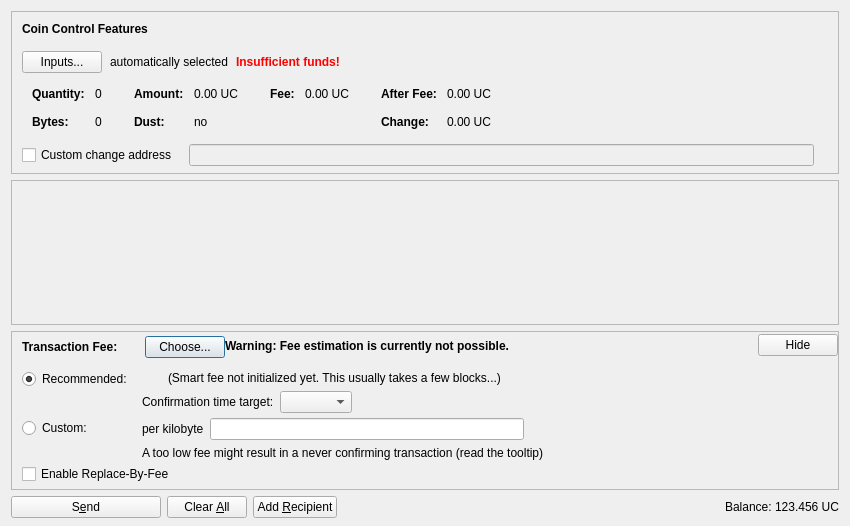
<?xml version="1.0" encoding="UTF-8"?>
<ui version="4.0">
 <class>SendCoinsDialog</class>
 <widget class="QDialog" name="SendCoinsDialog">
  <property name="geometry">
   <rect>
    <x>0</x>
    <y>0</y>
    <width>850</width>
    <height>526</height>
   </rect>
  </property>
  <property name="windowTitle">
   <string>Send Coins</string>
  </property>
  <layout class="QVBoxLayout" name="verticalLayout" stretch="0,1,0,0">
   <property name="bottomMargin">
    <number>8</number>
   </property>
   <item>
    <widget class="QFrame" name="frameCoinControl">
     <property name="sizePolicy">
      <sizepolicy hsizetype="Expanding" vsizetype="Expanding">
       <horstretch>0</horstretch>
       <verstretch>0</verstretch>
      </sizepolicy>
     </property>
     <property name="maximumSize">
      <size>
       <width>16777215</width>
       <height>16777215</height>
      </size>
     </property>
     <property name="frameShape">
      <enum>QFrame::StyledPanel</enum>
     </property>
     <property name="frameShadow">
      <enum>QFrame::Sunken</enum>
     </property>
     <layout class="QVBoxLayout" name="verticalLayoutCoinControl2">
      <property name="spacing">
       <number>0</number>
      </property>
      <property name="leftMargin">
       <number>0</number>
      </property>
      <property name="topMargin">
       <number>0</number>
      </property>
      <property name="rightMargin">
       <number>0</number>
      </property>
      <property name="bottomMargin">
       <number>6</number>
      </property>
      <item>
       <layout class="QVBoxLayout" name="verticalLayoutCoinControl" stretch="0,0,0,0,1">
        <property name="spacing">
         <number>0</number>
        </property>
        <property name="leftMargin">
         <number>10</number>
        </property>
        <property name="topMargin">
         <number>10</number>
        </property>
        <item>
         <layout class="QHBoxLayout" name="horizontalLayoutCoinControl1">
          <property name="bottomMargin">
           <number>15</number>
          </property>
          <item>
           <widget class="QLabel" name="labelCoinControlFeatures">
            <property name="sizePolicy">
             <sizepolicy hsizetype="Preferred" vsizetype="Maximum">
              <horstretch>0</horstretch>
              <verstretch>0</verstretch>
             </sizepolicy>
            </property>
            <property name="font">
             <font>
              <weight>75</weight>
              <bold>true</bold>
             </font>
            </property>
            <property name="styleSheet">
             <string notr="true">font-weight:bold;</string>
            </property>
            <property name="text">
             <string>Coin Control Features</string>
            </property>
           </widget>
          </item>
         </layout>
        </item>
        <item>
         <layout class="QHBoxLayout" name="horizontalLayoutCoinControl2" stretch="0,0,0,0">
          <property name="spacing">
           <number>8</number>
          </property>
          <property name="bottomMargin">
           <number>10</number>
          </property>
          <item>
           <widget class="QPushButton" name="pushButtonCoinControl">
            <property name="styleSheet">
             <string notr="true"/>
            </property>
            <property name="text">
             <string>Inputs...</string>
            </property>
            <property name="autoDefault">
             <bool>false</bool>
            </property>
           </widget>
          </item>
          <item>
           <widget class="QLabel" name="labelCoinControlAutomaticallySelected">
            <property name="text">
             <string>automatically selected</string>
            </property>
            <property name="margin">
             <number>5</number>
            </property>
           </widget>
          </item>
          <item>
           <widget class="QLabel" name="labelCoinControlInsuffFunds">
            <property name="font">
             <font>
              <weight>75</weight>
              <bold>true</bold>
             </font>
            </property>
            <property name="styleSheet">
             <string notr="true">color:red;font-weight:bold;</string>
            </property>
            <property name="text">
             <string>Insufficient funds!</string>
            </property>
            <property name="margin">
             <number>5</number>
            </property>
           </widget>
          </item>
          <item>
           <spacer name="horizontalSpacerCoinControl">
            <property name="orientation">
             <enum>Qt::Horizontal</enum>
            </property>
            <property name="sizeHint" stdset="0">
             <size>
              <width>40</width>
              <height>1</height>
             </size>
            </property>
           </spacer>
          </item>
         </layout>
        </item>
        <item>
         <widget class="QWidget" name="widgetCoinControl" native="true">
          <property name="sizePolicy">
           <sizepolicy hsizetype="Preferred" vsizetype="Preferred">
            <horstretch>0</horstretch>
            <verstretch>0</verstretch>
           </sizepolicy>
          </property>
          <property name="minimumSize">
           <size>
            <width>0</width>
            <height>0</height>
           </size>
          </property>
          <property name="styleSheet">
           <string notr="true"/>
          </property>
          <layout class="QHBoxLayout" name="horizontalLayoutCoinControl5">
           <property name="leftMargin">
            <number>0</number>
           </property>
           <property name="topMargin">
            <number>0</number>
           </property>
           <property name="rightMargin">
            <number>0</number>
           </property>
           <property name="bottomMargin">
            <number>0</number>
           </property>
           <item>
            <layout class="QHBoxLayout" name="horizontalLayoutCoinControl3" stretch="0,0,0,1">
             <property name="spacing">
              <number>20</number>
             </property>
             <property name="topMargin">
              <number>0</number>
             </property>
             <property name="bottomMargin">
              <number>10</number>
             </property>
             <item>
              <layout class="QFormLayout" name="formLayoutCoinControl1">
               <property name="horizontalSpacing">
                <number>10</number>
               </property>
               <property name="verticalSpacing">
                <number>14</number>
               </property>
               <property name="leftMargin">
                <number>10</number>
               </property>
               <property name="topMargin">
                <number>4</number>
               </property>
               <property name="rightMargin">
                <number>6</number>
               </property>
               <item row="0" column="0">
                <widget class="QLabel" name="labelCoinControlQuantityText">
                 <property name="font">
                  <font>
                   <weight>75</weight>
                   <bold>true</bold>
                  </font>
                 </property>
                 <property name="text">
                  <string>Quantity:</string>
                 </property>
                 <property name="margin">
                  <number>0</number>
                 </property>
                </widget>
               </item>
               <item row="0" column="1">
                <widget class="QLabel" name="labelCoinControlQuantity">
                 <property name="cursor">
                  <cursorShape>IBeamCursor</cursorShape>
                 </property>
                 <property name="contextMenuPolicy">
                  <enum>Qt::ActionsContextMenu</enum>
                 </property>
                 <property name="text">
                  <string notr="true">0</string>
                 </property>
                 <property name="margin">
                  <number>0</number>
                 </property>
                 <property name="textInteractionFlags">
                  <set>Qt::LinksAccessibleByMouse|Qt::TextSelectableByKeyboard|Qt::TextSelectableByMouse</set>
                 </property>
                </widget>
               </item>
               <item row="1" column="0">
                <widget class="QLabel" name="labelCoinControlBytesText">
                 <property name="font">
                  <font>
                   <weight>75</weight>
                   <bold>true</bold>
                  </font>
                 </property>
                 <property name="text">
                  <string>Bytes:</string>
                 </property>
                </widget>
               </item>
               <item row="1" column="1">
                <widget class="QLabel" name="labelCoinControlBytes">
                 <property name="cursor">
                  <cursorShape>IBeamCursor</cursorShape>
                 </property>
                 <property name="contextMenuPolicy">
                  <enum>Qt::ActionsContextMenu</enum>
                 </property>
                 <property name="text">
                  <string notr="true">0</string>
                 </property>
                 <property name="textInteractionFlags">
                  <set>Qt::LinksAccessibleByMouse|Qt::TextSelectableByKeyboard|Qt::TextSelectableByMouse</set>
                 </property>
                </widget>
               </item>
              </layout>
             </item>
             <item>
              <layout class="QFormLayout" name="formLayoutCoinControl2">
               <property name="horizontalSpacing">
                <number>10</number>
               </property>
               <property name="verticalSpacing">
                <number>14</number>
               </property>
               <property name="leftMargin">
                <number>6</number>
               </property>
               <property name="topMargin">
                <number>4</number>
               </property>
               <property name="rightMargin">
                <number>6</number>
               </property>
               <item row="0" column="0">
                <widget class="QLabel" name="labelCoinControlAmountText">
                 <property name="font">
                  <font>
                   <weight>75</weight>
                   <bold>true</bold>
                  </font>
                 </property>
                 <property name="text">
                  <string>Amount:</string>
                 </property>
                 <property name="margin">
                  <number>0</number>
                 </property>
                </widget>
               </item>
               <item row="0" column="1">
                <widget class="QLabel" name="labelCoinControlAmount">
                 <property name="cursor">
                  <cursorShape>IBeamCursor</cursorShape>
                 </property>
                 <property name="contextMenuPolicy">
                  <enum>Qt::ActionsContextMenu</enum>
                 </property>
                 <property name="text">
                  <string notr="true">0.00 UC</string>
                 </property>
                 <property name="textInteractionFlags">
                  <set>Qt::LinksAccessibleByMouse|Qt::TextSelectableByKeyboard|Qt::TextSelectableByMouse</set>
                 </property>
                </widget>
               </item>
               <item row="1" column="0">
                <widget class="QLabel" name="labelCoinControlLowOutputText">
                 <property name="font">
                  <font>
                   <weight>75</weight>
                   <bold>true</bold>
                  </font>
                 </property>
                 <property name="text">
                  <string>Dust:</string>
                 </property>
                </widget>
               </item>
               <item row="1" column="1">
                <widget class="QLabel" name="labelCoinControlLowOutput">
                 <property name="cursor">
                  <cursorShape>IBeamCursor</cursorShape>
                 </property>
                 <property name="contextMenuPolicy">
                  <enum>Qt::ActionsContextMenu</enum>
                 </property>
                 <property name="text">
                  <string notr="true">no</string>
                 </property>
                 <property name="textInteractionFlags">
                  <set>Qt::LinksAccessibleByMouse|Qt::TextSelectableByKeyboard|Qt::TextSelectableByMouse</set>
                 </property>
                </widget>
               </item>
              </layout>
             </item>
             <item>
              <layout class="QFormLayout" name="formLayoutCoinControl3">
               <property name="horizontalSpacing">
                <number>10</number>
               </property>
               <property name="verticalSpacing">
                <number>14</number>
               </property>
               <property name="leftMargin">
                <number>6</number>
               </property>
               <property name="topMargin">
                <number>4</number>
               </property>
               <property name="rightMargin">
                <number>6</number>
               </property>
               <item row="0" column="0">
                <widget class="QLabel" name="labelCoinControlFeeText">
                 <property name="font">
                  <font>
                   <weight>75</weight>
                   <bold>true</bold>
                  </font>
                 </property>
                 <property name="text">
                  <string>Fee:</string>
                 </property>
                 <property name="margin">
                  <number>0</number>
                 </property>
                </widget>
               </item>
               <item row="0" column="1">
                <widget class="QLabel" name="labelCoinControlFee">
                 <property name="cursor">
                  <cursorShape>IBeamCursor</cursorShape>
                 </property>
                 <property name="contextMenuPolicy">
                  <enum>Qt::ActionsContextMenu</enum>
                 </property>
                 <property name="text">
                  <string notr="true">0.00 UC</string>
                 </property>
                 <property name="textInteractionFlags">
                  <set>Qt::LinksAccessibleByMouse|Qt::TextSelectableByKeyboard|Qt::TextSelectableByMouse</set>
                 </property>
                </widget>
               </item>
              </layout>
             </item>
             <item>
              <layout class="QFormLayout" name="formLayoutCoinControl4">
               <property name="horizontalSpacing">
                <number>10</number>
               </property>
               <property name="verticalSpacing">
                <number>14</number>
               </property>
               <property name="leftMargin">
                <number>6</number>
               </property>
               <property name="topMargin">
                <number>4</number>
               </property>
               <property name="rightMargin">
                <number>6</number>
               </property>
               <item row="0" column="0">
                <widget class="QLabel" name="labelCoinControlAfterFeeText">
                 <property name="font">
                  <font>
                   <weight>75</weight>
                   <bold>true</bold>
                  </font>
                 </property>
                 <property name="text">
                  <string>After Fee:</string>
                 </property>
                 <property name="margin">
                  <number>0</number>
                 </property>
                </widget>
               </item>
               <item row="0" column="1">
                <widget class="QLabel" name="labelCoinControlAfterFee">
                 <property name="cursor">
                  <cursorShape>IBeamCursor</cursorShape>
                 </property>
                 <property name="contextMenuPolicy">
                  <enum>Qt::ActionsContextMenu</enum>
                 </property>
                 <property name="text">
                  <string notr="true">0.00 UC</string>
                 </property>
                 <property name="textInteractionFlags">
                  <set>Qt::LinksAccessibleByMouse|Qt::TextSelectableByKeyboard|Qt::TextSelectableByMouse</set>
                 </property>
                </widget>
               </item>
               <item row="1" column="0">
                <widget class="QLabel" name="labelCoinControlChangeText">
                 <property name="font">
                  <font>
                   <weight>75</weight>
                   <bold>true</bold>
                  </font>
                 </property>
                 <property name="text">
                  <string>Change:</string>
                 </property>
                </widget>
               </item>
               <item row="1" column="1">
                <widget class="QLabel" name="labelCoinControlChange">
                 <property name="cursor">
                  <cursorShape>IBeamCursor</cursorShape>
                 </property>
                 <property name="contextMenuPolicy">
                  <enum>Qt::ActionsContextMenu</enum>
                 </property>
                 <property name="text">
                  <string notr="true">0.00 UC</string>
                 </property>
                 <property name="textInteractionFlags">
                  <set>Qt::LinksAccessibleByMouse|Qt::TextSelectableByKeyboard|Qt::TextSelectableByMouse</set>
                 </property>
                </widget>
               </item>
              </layout>
             </item>
            </layout>
           </item>
          </layout>
         </widget>
        </item>
        <item>
         <layout class="QHBoxLayout" name="horizontalLayoutCoinControl4" stretch="0,0,0">
          <property name="spacing">
           <number>12</number>
          </property>
          <property name="sizeConstraint">
           <enum>QLayout::SetDefaultConstraint</enum>
          </property>
          <property name="topMargin">
           <number>5</number>
          </property>
          <property name="rightMargin">
           <number>5</number>
          </property>
          <item>
           <widget class="QCheckBox" name="checkBoxCoinControlChange">
            <property name="toolTip">
             <string>If this is activated, but the change address is empty or invalid, change will be sent to a newly generated address.</string>
            </property>
            <property name="text">
             <string>Custom change address</string>
            </property>
           </widget>
          </item>
          <item>
           <widget class="QValidatedLineEdit" name="lineEditCoinControlChange">
            <property name="enabled">
             <bool>false</bool>
            </property>
            <property name="sizePolicy">
             <sizepolicy hsizetype="Expanding" vsizetype="Fixed">
              <horstretch>0</horstretch>
              <verstretch>0</verstretch>
             </sizepolicy>
            </property>
           </widget>
          </item>
          <item>
           <widget class="QLabel" name="labelCoinControlChangeLabel">
            <property name="sizePolicy">
             <sizepolicy hsizetype="Preferred" vsizetype="Expanding">
              <horstretch>0</horstretch>
              <verstretch>0</verstretch>
             </sizepolicy>
            </property>
            <property name="minimumSize">
             <size>
              <width>0</width>
              <height>0</height>
             </size>
            </property>
            <property name="text">
             <string/>
            </property>
            <property name="margin">
             <number>3</number>
            </property>
           </widget>
          </item>
         </layout>
        </item>
        <item>
         <spacer name="verticalSpacerCoinControl">
          <property name="orientation">
           <enum>Qt::Vertical</enum>
          </property>
          <property name="sizeHint" stdset="0">
           <size>
            <width>800</width>
            <height>1</height>
           </size>
          </property>
         </spacer>
        </item>
       </layout>
      </item>
     </layout>
    </widget>
   </item>
   <item>
    <widget class="QScrollArea" name="scrollArea">
     <property name="widgetResizable">
      <bool>true</bool>
     </property>
     <widget class="QWidget" name="scrollAreaWidgetContents">
      <property name="geometry">
       <rect>
        <x>0</x>
        <y>0</y>
        <width>830</width>
        <height>104</height>
       </rect>
      </property>
      <layout class="QVBoxLayout" name="verticalLayout_2" stretch="0,1">
       <property name="leftMargin">
        <number>0</number>
       </property>
       <property name="topMargin">
        <number>0</number>
       </property>
       <property name="rightMargin">
        <number>0</number>
       </property>
       <property name="bottomMargin">
        <number>0</number>
       </property>
       <item>
        <layout class="QVBoxLayout" name="entries">
         <property name="spacing">
          <number>6</number>
         </property>
        </layout>
       </item>
       <item>
        <spacer name="verticalSpacer">
         <property name="orientation">
          <enum>Qt::Vertical</enum>
         </property>
         <property name="sizeHint" stdset="0">
          <size>
           <width>20</width>
           <height>40</height>
          </size>
         </property>
        </spacer>
       </item>
      </layout>
     </widget>
    </widget>
   </item>
   <item>
    <widget class="QFrame" name="frameFee">
     <property name="sizePolicy">
      <sizepolicy hsizetype="Expanding" vsizetype="Expanding">
       <horstretch>0</horstretch>
       <verstretch>0</verstretch>
      </sizepolicy>
     </property>
     <property name="maximumSize">
      <size>
       <width>16777215</width>
       <height>16777215</height>
      </size>
     </property>
     <property name="frameShape">
      <enum>QFrame::StyledPanel</enum>
     </property>
     <property name="frameShadow">
      <enum>QFrame::Sunken</enum>
     </property>
     <layout class="QVBoxLayout" name="verticalLayoutFee1">
      <property name="spacing">
       <number>0</number>
      </property>
      <property name="leftMargin">
       <number>0</number>
      </property>
      <property name="topMargin">
       <number>0</number>
      </property>
      <property name="rightMargin">
       <number>0</number>
      </property>
      <property name="bottomMargin">
       <number>0</number>
      </property>
      <item>
       <layout class="QVBoxLayout" name="verticalLayoutFee2" stretch="0,0,0">
        <property name="spacing">
         <number>0</number>
        </property>
        <property name="leftMargin">
         <number>10</number>
        </property>
        <property name="topMargin">
         <number>0</number>
        </property>
        <item>
         <layout class="QHBoxLayout" name="horizontalLayoutFee1">
          <property name="bottomMargin">
           <number>0</number>
          </property>
          <item>
           <layout class="QVBoxLayout" name="verticalLayoutFee7">
            <property name="spacing">
             <number>0</number>
            </property>
            <item>
             <spacer name="verticalSpacerSmartFee">
              <property name="orientation">
               <enum>Qt::Vertical</enum>
              </property>
              <property name="sizeType">
               <enum>QSizePolicy::Fixed</enum>
              </property>
              <property name="sizeHint" stdset="0">
               <size>
                <width>1</width>
                <height>4</height>
               </size>
              </property>
             </spacer>
            </item>
            <item>
             <layout class="QHBoxLayout" name="horizontalLayoutSmartFee">
              <property name="spacing">
               <number>10</number>
              </property>
              <item>
               <widget class="QLabel" name="labelFeeHeadline">
                <property name="sizePolicy">
                 <sizepolicy hsizetype="Preferred" vsizetype="Maximum">
                  <horstretch>0</horstretch>
                  <verstretch>0</verstretch>
                 </sizepolicy>
                </property>
                <property name="font">
                 <font>
                  <weight>75</weight>
                  <bold>true</bold>
                 </font>
                </property>
                <property name="styleSheet">
                 <string notr="true">font-weight:bold;</string>
                </property>
                <property name="text">
                 <string>Transaction Fee:</string>
                </property>
               </widget>
              </item>
              <item>
               <widget class="QLabel" name="labelFeeMinimized">
                <property name="text">
                 <string/>
                </property>
               </widget>
              </item>
              <item>
               <widget class="QPushButton" name="buttonChooseFee">
                <property name="text">
                 <string>Choose...</string>
                </property>
               </widget>
              </item>
             </layout>
            </item>
            <item>
             <spacer name="verticalSpacer_5">
              <property name="orientation">
               <enum>Qt::Vertical</enum>
              </property>
              <property name="sizeHint" stdset="0">
               <size>
                <width>1</width>
                <height>1</height>
               </size>
              </property>
             </spacer>
            </item>
           </layout>
          </item>
          <item>
           <widget class="QLabel" name="fallbackFeeWarningLabel">
            <property name="toolTip">
             <string>Using the fallbackfee can result in sending a transaction that will take several hours or days (or never) to confirm. Consider choosing your fee manually or wait until you have validated the complete chain.</string>
            </property>
            <property name="font">
            <font>
                <weight>75</weight>
                <bold>true</bold>
            </font>
            </property>
            <property name="text">
             <string>Warning: Fee estimation is currently not possible.</string>
            </property>
            <property name="wordWrap">
             <bool>false</bool>
            </property>
           </widget>
          </item>
          <item>
           <spacer name="horizontalSpacer_4">
            <property name="orientation">
             <enum>Qt::Horizontal</enum>
            </property>
            <property name="sizeType">
             <enum>QSizePolicy::MinimumExpanding</enum>
            </property>
            <property name="sizeHint" stdset="0">
             <size>
              <width>40</width>
              <height>20</height>
             </size>
            </property>
           </spacer>
          </item>
          <item>
           <widget class="QPushButton" name="buttonMinimizeFee">
            <property name="toolTip">
             <string>Hide transaction fee settings</string>
            </property>
            <property name="text">
             <string>Hide</string>
            </property>
           </widget>
          </item>
         </layout>
        </item>
        <item>
         <widget class="QFrame" name="frameFeeSelection">
          <layout class="QVBoxLayout" name="verticalLayoutFee12">
           <property name="spacing">
            <number>0</number>
           </property>
           <property name="leftMargin">
            <number>0</number>
           </property>
           <property name="topMargin">
            <number>0</number>
           </property>
           <property name="rightMargin">
            <number>0</number>
           </property>
           <property name="bottomMargin">
            <number>0</number>
           </property>
           <item>
            <layout class="QGridLayout" name="gridLayoutFee">
             <property name="topMargin">
              <number>10</number>
             </property>
             <property name="bottomMargin">
              <number>4</number>
             </property>
             <property name="horizontalSpacing">
              <number>10</number>
             </property>
             <property name="verticalSpacing">
              <number>4</number>
             </property>
             <item row="1" column="1">
              <layout class="QVBoxLayout" name="verticalLayoutFee8">
               <property name="spacing">
                <number>6</number>
               </property>
               <item>
                <layout class="QHBoxLayout" name="horizontalLayoutFee13">
                 <item>
                  <widget class="QLabel" name="labelCustomPerKilobyte">
                   <property name="toolTip">
                    <string>Specify a custom fee per kB (1,000 bytes) of the transaction's virtual size.

Note:  Since the fee is calculated on a per-byte basis, a fee of "100 satoshis per kB" for a transaction size of 500 bytes (half of 1 kB) would ultimately yield a fee of only 50 satoshis.</string>
                   </property>
                   <property name="text">
                    <string>per kilobyte</string>
                   </property>
                  </widget>
                 </item>
                 <item>
                  <widget class="UltracoinAmountField" name="customFee"/>
                 </item>
                 <item>
                  <spacer name="horizontalSpacer_6">
                   <property name="orientation">
                    <enum>Qt::Horizontal</enum>
                   </property>
                   <property name="sizeHint" stdset="0">
                    <size>
                     <width>1</width>
                     <height>1</height>
                    </size>
                   </property>
                  </spacer>
                 </item>
                </layout>
               </item>
               <item>
                <layout class="QHBoxLayout" name="horizontalLayoutFee8">
                 <item>
                  <widget class="QLabel" name="labelCustomFeeWarning">
                   <property name="enabled">
                    <bool>true</bool>
                   </property>
                   <property name="toolTip">
                    <string>When there is less transaction volume than space in the blocks, miners as well as relaying nodes may enforce a minimum fee. Paying only this minimum fee is just fine, but be aware that this can result in a never confirming transaction once there is more demand for ultracoin transactions than the network can process.</string>
                   </property>
                   <property name="text">
                    <string>A too low fee might result in a never confirming transaction (read the tooltip)</string>
                   </property>
                  </widget>
                 </item>
                 <item>
                  <spacer name="horizontalSpacer_2">
                   <property name="orientation">
                    <enum>Qt::Horizontal</enum>
                   </property>
                   <property name="sizeHint" stdset="0">
                    <size>
                     <width>1</width>
                     <height>1</height>
                    </size>
                   </property>
                  </spacer>
                 </item>
                </layout>
               </item>
              </layout>
             </item>
             <item row="0" column="0">
              <layout class="QVBoxLayout" name="verticalLayoutFee4" stretch="0,1">
               <item>
                <widget class="QRadioButton" name="radioSmartFee">
                 <property name="text">
                  <string>Recommended:</string>
                 </property>
                 <property name="checked">
                  <bool>true</bool>
                 </property>
                 <attribute name="buttonGroup">
                  <string notr="true">groupFee</string>
                 </attribute>
                </widget>
               </item>
               <item>
                <spacer name="verticalSpacer_2">
                 <property name="orientation">
                  <enum>Qt::Vertical</enum>
                 </property>
                 <property name="sizeHint" stdset="0">
                  <size>
                   <width>1</width>
                   <height>1</height>
                  </size>
                 </property>
                </spacer>
               </item>
              </layout>
             </item>
             <item row="1" column="0">
              <layout class="QVBoxLayout" name="verticalLayoutFee9" stretch="0,1">
               <item>
                <widget class="QRadioButton" name="radioCustomFee">
                 <property name="text">
                  <string>Custom:</string>
                 </property>
                 <attribute name="buttonGroup">
                  <string notr="true">groupFee</string>
                 </attribute>
                </widget>
               </item>
               <item>
                <spacer name="verticalSpacer_6">
                 <property name="orientation">
                  <enum>Qt::Vertical</enum>
                 </property>
                 <property name="sizeHint" stdset="0">
                  <size>
                   <width>1</width>
                   <height>1</height>
                  </size>
                 </property>
                </spacer>
               </item>
              </layout>
             </item>
             <item row="0" column="1">
              <layout class="QVBoxLayout" name="verticalLayoutFee3" stretch="0,0,1">
               <property name="spacing">
                <number>6</number>
               </property>
               <property name="topMargin">
                <number>2</number>
               </property>
               <item>
                <layout class="QHBoxLayout" name="horizontalLayoutFee12">
                 <item>
                  <widget class="QLabel" name="labelSmartFee">
                   <property name="text">
                    <string/>
                   </property>
                  </widget>
                 </item>
                 <item>
                  <widget class="QLabel" name="labelFeeEstimation">
                   <property name="text">
                    <string/>
                   </property>
                  </widget>
                 </item>
                 <item>
                  <widget class="QLabel" name="labelSmartFee2">
                   <property name="text">
                    <string>(Smart fee not initialized yet. This usually takes a few blocks...)</string>
                   </property>
                  </widget>
                 </item>
                 <item>
                  <spacer name="horizontalSpacer_5">
                   <property name="orientation">
                    <enum>Qt::Horizontal</enum>
                   </property>
                   <property name="sizeHint" stdset="0">
                    <size>
                     <width>1</width>
                     <height>1</height>
                    </size>
                   </property>
                  </spacer>
                 </item>
                </layout>
               </item>
               <item>
                <layout class="QHBoxLayout" name="horizontalLayoutFee9">
                 <item>
                  <layout class="QVBoxLayout" name="verticalLayoutFee6">
                   <item>
                    <widget class="QLabel" name="labelSmartFee3">
                     <property name="text">
                      <string>Confirmation time target:</string>
                     </property>
                    </widget>
                   </item>
                  </layout>
                 </item>
                 <item>
                  <layout class="QVBoxLayout" name="verticalLayoutFee5">
                   <property name="rightMargin">
                    <number>30</number>
                   </property>
                   <item>
                    <layout class="QHBoxLayout" name="horizontalLayoutConfTarget">
                     <property name="bottomMargin">
                      <number>0</number>
                     </property>
                     <item>
                      <widget class="QComboBox" name="confTargetSelector"/>
                     </item>
                     <item>
                      <spacer name="horizontalSpacerConfTarget">
                       <property name="orientation">
                        <enum>Qt::Horizontal</enum>
                       </property>
                       <property name="sizeHint" stdset="0">
                        <size>
                         <width>40</width>
                         <height>20</height>
                        </size>
                       </property>
                      </spacer>
                     </item>
                    </layout>
                   </item>
                  </layout>
                 </item>
                </layout>
               </item>
               <item>
                <spacer name="verticalSpacer_4">
                 <property name="orientation">
                  <enum>Qt::Vertical</enum>
                 </property>
                 <property name="sizeHint" stdset="0">
                  <size>
                   <width>1</width>
                   <height>1</height>
                  </size>
                 </property>
                </spacer>
               </item>
              </layout>
             </item>
            </layout>
           </item>
           <item>
            <widget class="QCheckBox" name="optInRBF">
             <property name="text">
              <string>Enable Replace-By-Fee</string>
             </property>
             <property name="toolTip">
              <string>With Replace-By-Fee (BIP-125) you can increase a transaction's fee after it is sent. Without this, a higher fee may be recommended to compensate for increased transaction delay risk.</string>
             </property>
            </widget>
           </item>
          </layout>
         </widget>
        </item>
        <item>
         <spacer name="verticalSpacerFee">
          <property name="orientation">
           <enum>Qt::Vertical</enum>
          </property>
          <property name="sizeHint" stdset="0">
           <size>
            <width>40</width>
            <height>5</height>
           </size>
          </property>
         </spacer>
        </item>
       </layout>
      </item>
     </layout>
    </widget>
   </item>
   <item>
    <layout class="QHBoxLayout" name="horizontalLayout">
     <item>
      <widget class="QPushButton" name="sendButton">
       <property name="minimumSize">
        <size>
         <width>150</width>
         <height>0</height>
        </size>
       </property>
       <property name="toolTip">
        <string>Confirm the send action</string>
       </property>
       <property name="text">
        <string>S&amp;end</string>
       </property>
       <property name="icon">
        <iconset resource="../ultracoin.qrc">
         <normaloff>:/icons/send</normaloff>:/icons/send</iconset>
       </property>
       <property name="autoDefault">
        <bool>false</bool>
       </property>
       <property name="default">
        <bool>false</bool>
       </property>
      </widget>
     </item>
     <item>
      <widget class="QPushButton" name="clearButton">
       <property name="sizePolicy">
        <sizepolicy hsizetype="Minimum" vsizetype="Fixed">
         <horstretch>0</horstretch>
         <verstretch>0</verstretch>
        </sizepolicy>
       </property>
       <property name="toolTip">
        <string>Clear all fields of the form.</string>
       </property>
       <property name="text">
        <string>Clear &amp;All</string>
       </property>
       <property name="icon">
        <iconset resource="../ultracoin.qrc">
         <normaloff>:/icons/remove</normaloff>:/icons/remove</iconset>
       </property>
       <property name="autoDefault">
        <bool>false</bool>
       </property>
      </widget>
     </item>
     <item>
      <widget class="QPushButton" name="addButton">
       <property name="toolTip">
        <string>Send to multiple recipients at once</string>
       </property>
       <property name="text">
        <string>Add &amp;Recipient</string>
       </property>
       <property name="icon">
        <iconset resource="../ultracoin.qrc">
         <normaloff>:/icons/add</normaloff>:/icons/add</iconset>
       </property>
       <property name="autoDefault">
        <bool>false</bool>
       </property>
      </widget>
     </item>
     <item>
      <spacer name="horizontalSpacer">
       <property name="orientation">
        <enum>Qt::Horizontal</enum>
       </property>
       <property name="sizeHint" stdset="0">
        <size>
         <width>40</width>
         <height>20</height>
        </size>
       </property>
      </spacer>
     </item>
     <item>
      <layout class="QHBoxLayout" name="horizontalLayout_2">
       <property name="spacing">
        <number>3</number>
       </property>
       <item>
        <widget class="QLabel" name="labelBalanceName">
         <property name="sizePolicy">
          <sizepolicy hsizetype="Preferred" vsizetype="Fixed">
           <horstretch>0</horstretch>
           <verstretch>0</verstretch>
          </sizepolicy>
         </property>
         <property name="text">
          <string>Balance:</string>
         </property>
        </widget>
       </item>
       <item>
        <widget class="QLabel" name="labelBalance">
         <property name="sizePolicy">
          <sizepolicy hsizetype="Preferred" vsizetype="Fixed">
           <horstretch>0</horstretch>
           <verstretch>0</verstretch>
          </sizepolicy>
         </property>
         <property name="cursor">
          <cursorShape>IBeamCursor</cursorShape>
         </property>
         <property name="text">
          <string notr="true">123.456 UC</string>
         </property>
         <property name="textInteractionFlags">
          <set>Qt::LinksAccessibleByMouse|Qt::TextSelectableByKeyboard|Qt::TextSelectableByMouse</set>
         </property>
        </widget>
       </item>
      </layout>
     </item>
    </layout>
   </item>
  </layout>
 </widget>
 <customwidgets>
  <customwidget>
   <class>QValidatedLineEdit</class>
   <extends>QLineEdit</extends>
   <header>qt/qvalidatedlineedit.h</header>
  </customwidget>
  <customwidget>
   <class>UltracoinAmountField</class>
   <extends>QLineEdit</extends>
   <header>qt/ultracoinamountfield.h</header>
   <container>1</container>
  </customwidget>
 </customwidgets>
 <resources>
  <include location="../ultracoin.qrc"/>
 </resources>
 <connections/>
 <buttongroups>
  <buttongroup name="groupFee"/>
 </buttongroups>
</ui>
